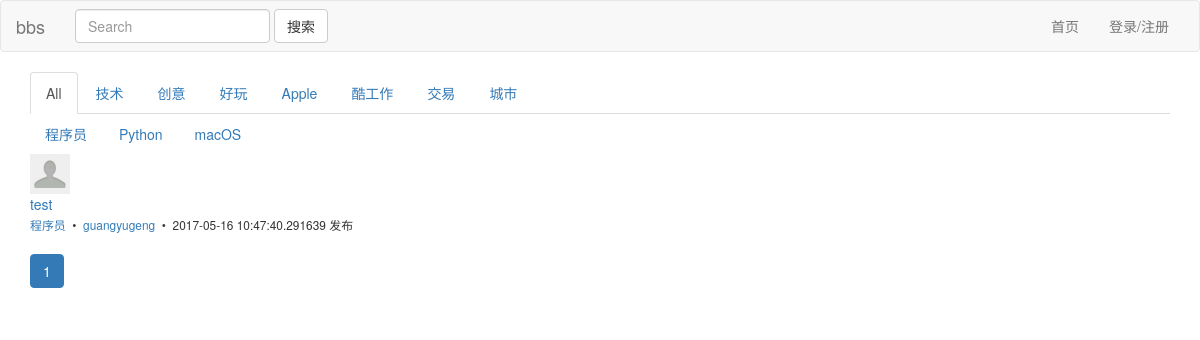
The page / on the database its author committed.
### app/models.py (models this page shows, shortened)
class ModelMin(object):
    def __repr__(self):
        classname = self.__class__.__name__
        properties = ['{}: ({})'.format(k, v) for k, v in self.__dict__.items()]
        s = '\n'.join(properties)
        return '< {}\n{} \n>\n'.format(classname, s)

class Topic(db.Model, ModelMin):
    __tablename__ = 'topic'
    id = db.Column(db.Integer, primary_key=True)
    name = db.Column(db.String(30), unique=True)
    en_name = db.Column(db.String(30), unique=True)
    nodes = db.relationship('Node', backref='topic', lazy='dynamic',cascade="delete, delete-orphan")
    posts = db.relationship('Post', backref='topic', lazy='dynamic',cascade="delete, delete-orphan")

class Node(db.Model, ModelMin):
    __tablename__ = 'node'
    id = db.Column(db.Integer, primary_key=True)
    name = db.Column(db.String(30), unique=True)
    en_name = db.Column(db.String(30), unique=True)
    description = db.Column(db.String(100))
    posts = db.relationship('Post', lazy='dynamic',cascade="delete, delete-orphan", backref='node')
    hidden = db.Column(db.Boolean, default=False)
    topic_id = db.Column(db.Integer, db.ForeignKey('topic.id', ondelete='CASCADE'))

class Post(db.Model, ModelMin):
    __tablename__ = 'post'
    id = db.Column(db.Integer, primary_key=True)
    created_time = db.Column(db.Integer)
    edited_time = db.Column(db.Integer)
    user_id = db.Column(db.Integer, db.ForeignKey('user.id', ondelete='CASCADE'))
    title = db.Column(db.String(30))
    content = db.Column(db.String(1000))
    hidden = db.Column(db.Boolean, default=False)
    topic_id = db.Column(db.Integer, db.ForeignKey('topic.id', ondelete='CASCADE'))
    node_id = db.Column(db.Integer, db.ForeignKey('node.id', ondelete='CASCADE'))
    comments = db.relationship('Comment', lazy='dynamic',cascade="delete, delete-orphan", backref='post')

class User(db.Model, ModelMin):
    __tablename__ = 'user'
    id = db.Column(db.Integer, primary_key = True)
    username = db.Column(db.String(64), unique = True)
    nickname = db.Column(db.String(64), unique = True)
    email = db.Column(db.String(120), index = True, unique = True)
    password = db.Column(db.String(120), index = True)
    avatar = db.Column(db.String(200), default='/static/avatar/default_avatar.jpg')
    created_time = db.Column(db.Integer)
    last_seen = db.Column(db.DateTime)
    posts = db.relationship('Post', lazy='dynamic',cascade="delete, delete-orphan", backref='user')
    comments = db.relationship('Comment', lazy='dynamic',cascade="delete, delete-orphan", backref='user')

### app/views/general.py (the view)
@main.route('/', methods = ['GET'])
def index():
    page = request.args.get('page', '1')
    data = post.topic_page(page)
    u = g.user
    if u.is_authenticated:
        return render_template('general/index.html',
                               user = u,
                               **data)
    else:
        return render_template('general/index.html',
                               **data)

### app/__init__.py (called while the page is built)
@app.before_request
def before_request():
    g.user = current_user
    if g.user.is_authenticated:
        g.user.last_seen = datetime.now()
        g.user.save()

### app/controller/post.py (called while the page is built, shortened)
def topic_page(p, topic_name=None):
    if not p.isdigit():
        p = '1'
    page = int(p)
    pre_page = 2
    if topic_name is None:
        query = Post.query
        node_list = Node.query.all()
        log(query)
    paginate = query.order_by(Post.created_time.desc()).paginate(page, pre_page, False)
    post_list = paginate.items
    topic_list = Topic.query.all()
    data = {
        'post_list': post_list,
        'paginate': paginate,
        'topic_list': topic_list,
        'node_list': node_list,
        'selected_topic': topic_name,
    }
    return data

### utils.py (called while the page is built)
def log(*args, **kwargs):
    format = '%Y/%m/%d %H:%M:%S'
    value = time.localtime(int(time.time()))
    dt = time.strftime(format, value)
    print(dt, *args, **kwargs)

### app/templates/general/index.html (shortened to what this page needs)
{% extends "base.html" %}
{% block content %}
<ul class="nav nav-tabs">
    <li class="{% if selected_topic is none%}
        active
    {% endif %}"><a class="node-item {% if selected_topic is none %}node-selected{% endif %}" href="/">All</a></li>
    {% for t in topic_list %}
        <li class=""><a class="node-item
        " href="/{{t.en_name}}">{{t.name}}</a></li>
    {% endfor %}
</ul>
<ul class="nav nav-pills">
    {% for n in node_list %}
        <li><a href="/{{n.en_name}}">{{n.name}}</a></li>
    {% endfor %}
</ul>
<div class="div-post-list">
    {% if post_list == [] %}
    <div class="no-post">
        <a class="btn-new-post" href="/post/new">创建一个新主题>></a>
    </div>
    {% else %}
    {% for p in post_list %}
        <div class="post-item inner-box clearfix">
            <div class="post-user-avatar float-left">
                <img class="img-middle" src="{{p.user.avatar}}" alt="" height="40" width="40"/>
            </div>
            <div class="post-item-right float-left">
                <div class="post-title">
                    <a class="my-link" href="{{url_for('post.view', post_id=p.id)}}">{{p.title}}</a>
                </div>
                <div class="post-info">
                    <small>
                        <a class="link-node" href="/{{p.node.name}}">{{p.node.name}}</a>
                        <span>&nbsp;•&nbsp;</span>
                        <a class="my-link" href="{{url_for('user.info',username=p.user.username)}}">{{p.user.username}}</a>
                        <span>&nbsp;•&nbsp;</span>
                        <span>{{p.created_time}}</span>
                        <span>发布</span>
                    </small>
                </div>
            </div>
        </div>
    {% endfor %}
    {% if selected_topic is none%}
        <ul class="pagination">
            {% for n in paginate.iter_pages()%}
            {% if n == paginate.page %}
                <li class="active"><a class="page_num page_selected">{{ n }}</a></li>
            {% else %}
                {% if n is none%}
                <li><span class="page_num">...</span></li>
                {%else%}
                <li><a class="page_num" href="{{ url_for('general.index', page=n)}}">{{ n }}</a></li>
                {% endif %}
            {% endif %}
            {% endfor %}
        </ul>
    {% endif %}
    {% endif %}
</div>
{% endblock %}

### app/templates/base.html (shortened to what this page needs)
<!DOCTYPE html>
<html>
    <head>
        {% block css %}
        <link href="/static/bootstrap/css/bootstrap.min.css" rel="stylesheet">
       {% endblock %}
    </head>
    <body>
        <div class="header fixed">
                <nav class="navbar navbar-default">
  <div class="container-fluid">
    <div class="navbar-header">
      <a class="navbar-brand" href="#">bbs</a>
    </div>
    <div class="collapse navbar-collapse" id="bs-example-navbar-collapse-1">
      <form class="navbar-form navbar-left">
        <div class="form-group">
          <input type="text" class="form-control" placeholder="Search">
        </div>
        <button type="submit" class="btn btn-default">搜索</button>
      </form>
      <ul class="nav navbar-nav navbar-right">
        <li><a href="{{url_for('general.index')}}">首页</a></li>
          {% if g.user.is_authenticated %}
          <li class="dropdown">
              <a href="#" class="dropdown-toggle" data-toggle="dropdown" role="button" aria-haspopup="true" aria-expanded="false">个人中心 <span class="caret"></span></a>
              <ul class="dropdown-menu">
                  <li><a href="{{url_for('user.info', username=g.user.username)}}">个人信息</a></li>
                  <li><a href="{{url_for('user.setting')}}">设置</a></li>
                  <li role="separator" class="divider"></li>
                  <li><a href="{{url_for('general.logout')}}">登出</a></li>
              </ul>
          </li>
          {% else %}
          <li><a href="{{url_for('general.login_register')}}">登录/注册</a></li>
          {% endif %}
      </ul>
    </div>
  </div>
</nav>
        </div>
        <div class="container">
                {% block content %} {% endblock %}
        </div>
    </body>
</html>

### rows shown on the page
Topic: name "技术"
Topic: name "创意"
Topic: name "好玩"
Topic: name "Apple"
Topic: name "酷工作"
Topic: name "交易"
Topic: name "城市"
Node: name "程序员"
Node: name "Python"
Node: name "macOS"
Post: user.avatar (placeholder picture), title "test", node.name "程序员", user.username "guangyugeng", created_time "2017-05-16 10:47:40.291639"

### other values the page prints
{{ n }} "1"
